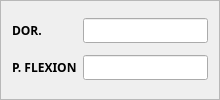
            <widget class="QFrame" name="frame_36">
             <property name="font">
              <font>
               <family>Segoe UI Black</family>
               <pointsize>9</pointsize>
               <weight>75</weight>
               <bold>true</bold>
              </font>
             </property>
             <property name="frameShape">
              <enum>QFrame::StyledPanel</enum>
             </property>
             <property name="frameShadow">
              <enum>QFrame::Raised</enum>
             </property>
             <layout class="QGridLayout" name="gridLayout_20">
              <item row="0" column="0">
               <widget class="QLabel" name="label_74">
                <property name="font">
                 <font>
                  <family>Segoe UI Black</family>
                  <pointsize>9</pointsize>
                  <weight>75</weight>
                  <bold>true</bold>
                 </font>
                </property>
                <property name="text">
                 <string>DOR.</string>
                </property>
                <property name="textFormat">
                 <enum>Qt::AutoText</enum>
                </property>
               </widget>
              </item>
              <item row="0" column="1">
               <widget class="QLineEdit" name="ankle_dor_l">
                <property name="font">
                 <font>
                  <family>Segoe UI Black</family>
                  <pointsize>9</pointsize>
                  <weight>75</weight>
                  <bold>true</bold>
                 </font>
                </property>
               </widget>
              </item>
              <item row="1" column="0">
               <widget class="QLabel" name="label_75">
                <property name="font">
                 <font>
                  <family>Segoe UI Black</family>
                  <pointsize>9</pointsize>
                  <weight>75</weight>
                  <bold>true</bold>
                 </font>
                </property>
                <property name="text">
                 <string>P. FLEXION</string>
                </property>
               </widget>
              </item>
              <item row="1" column="1">
               <widget class="QLineEdit" name="ankle_plantar_l">
                <property name="font">
                 <font>
                  <family>Segoe UI Black</family>
                  <pointsize>9</pointsize>
                  <weight>75</weight>
                  <bold>true</bold>
                 </font>
                </property>
               </widget>
              </item>
             </layout>
            </widget>
